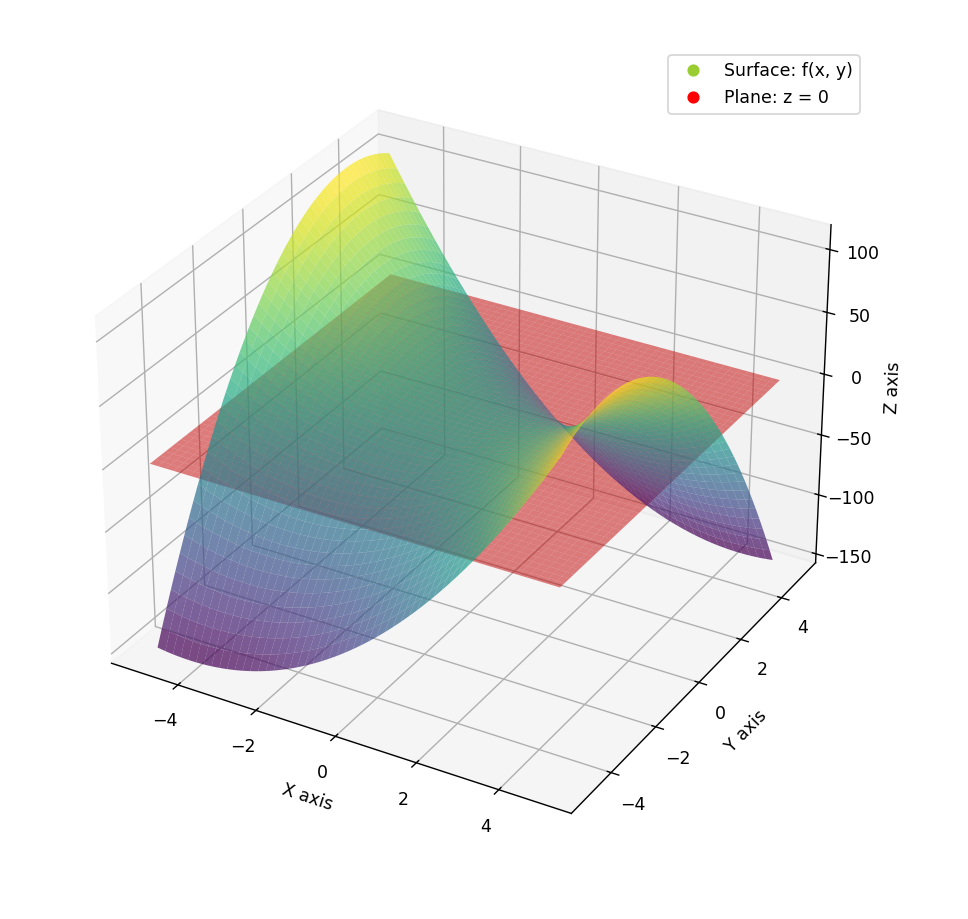

Python code for this plot:
import numpy as np
import matplotlib.pyplot as plt
from mpl_toolkits.mplot3d import Axes3D

# Define the function
def f(x, y):
    return 3*x**2 - 5*x*y - 4*y**2

# Create a grid of (x, y) values
x = np.linspace(-5, 5, 400)
y = np.linspace(-5, 5, 400)
x, y = np.meshgrid(x, y)
z = f(x, y)

# Create the plot
fig = plt.figure()
ax = fig.add_subplot(111, projection='3d')

# Plot the surface
surface = ax.plot_surface(x, y, z, cmap='viridis', alpha=0.7)

# Plot the plane z=0
z_plane = np.zeros_like(x)
plane = ax.plot_surface(x, y, z_plane, color='red', alpha=0.5)

# Label the axes
ax.set_xlabel('X axis')
ax.set_ylabel('Y axis')
ax.set_zlabel('Z axis')

# Add a legend
plane_proxy = plt.Line2D([0], [0], linestyle="none", color='red', marker='o')
surface_proxy = plt.Line2D([0], [0], linestyle="none", color='yellowgreen', marker='o')
ax.legend([surface_proxy, plane_proxy], ['Surface: f(x, y)', 'Plane: z = 0'], numpoints=1)

plt.show()
